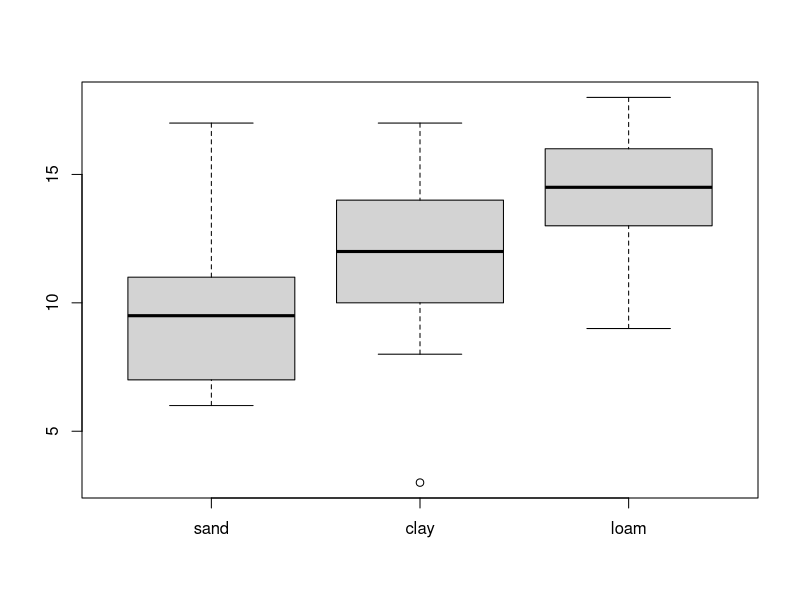
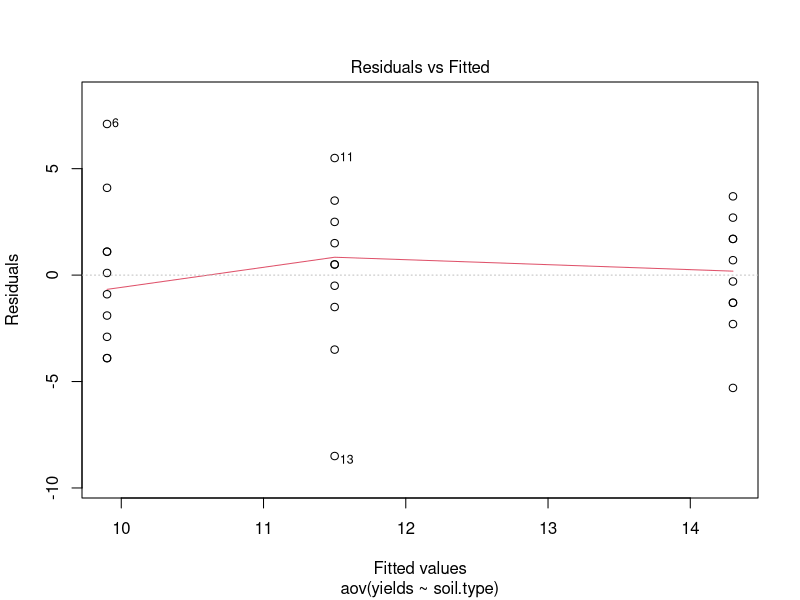
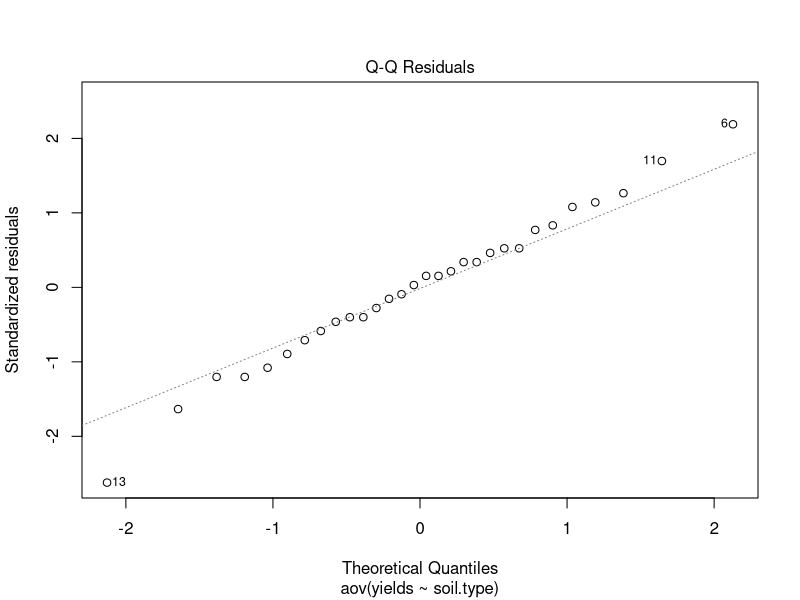
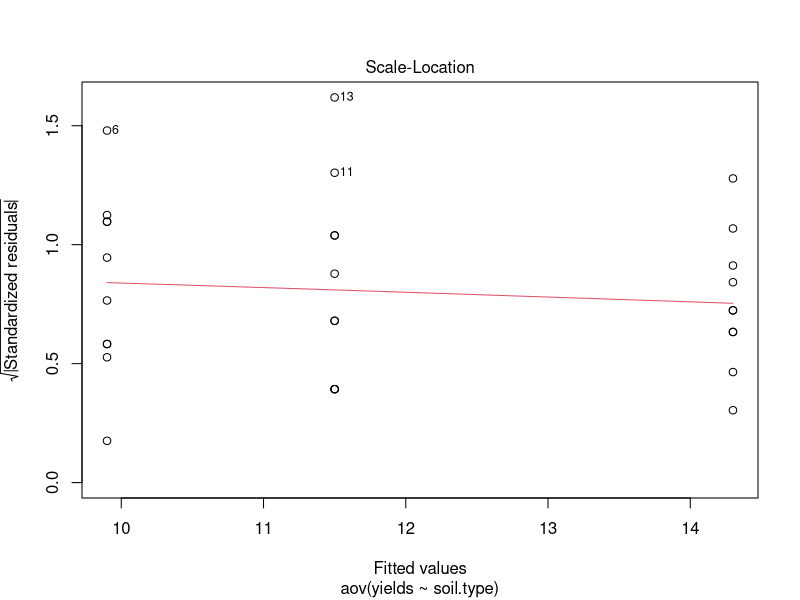
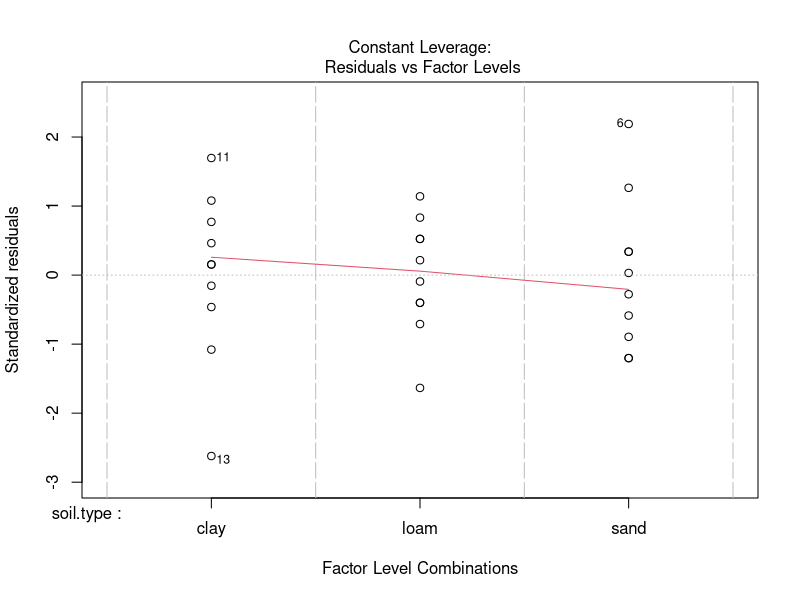
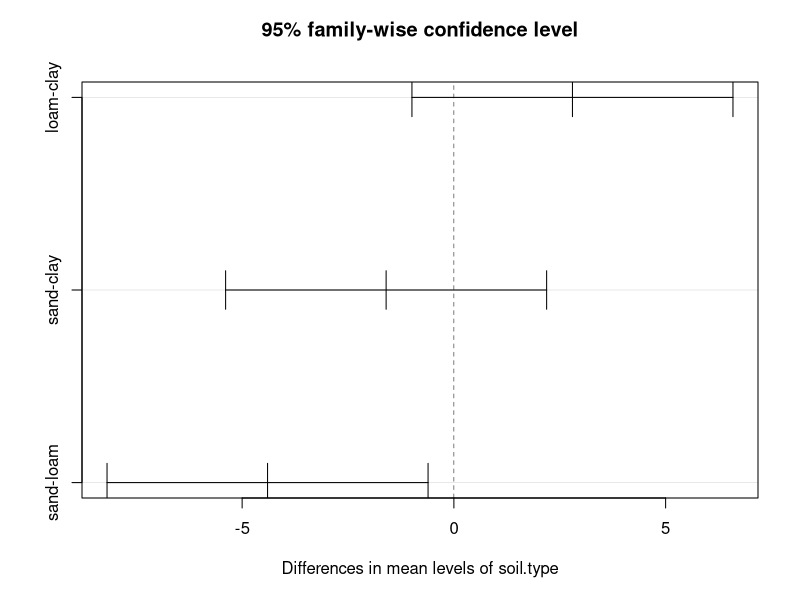

Recreate these plots in R, in order.
## ---- chunk 1
sand <- c(6,10,8,6,14,17,9,11,7,11)
clay <- c(17,15,3,11,14,12,12,8,10,13)
loam <- c(13,16,9,12,15,16,17,13,18,14)
dati <- data.frame(sand,clay,loam)
dati
## ---- chunk 2
colMeans(dati)
boxplot(dati)
## ---- chunk 3
soil.type <- c(rep("sand",10),
               rep("clay",10),
               rep("loam",10))
yields <- c(sand, clay, loam)
dati.new <- data.frame(soil.type, yields)
dati.new
## ---- chunk 4
by(dati.new$yields, dati.new$soil.type, var)
fligner.test(yields ~ soil.type, data=dati.new)
## ---- chunk 5
anova.yields <- aov(yields ~ soil.type, data=dati.new)
summary(anova.yields)
## ---- chunk 6
anova(lm(yields ~ soil.type, data=dati.new))
## ---- chunk 7
anova.yields <- aov(yields ~ soil.type, data=dati.new)
plot(anova.yields)
## ---- chunk 8
mod <- lm(yields ~ soil.type, data=dati.new)
summary(mod)
## ---- chunk 9
dati.relevel <- dati.new
dati.relevel$soil.type <- relevel(as.factor(dati.relevel$soil.type), ref="sand")
mod.relevel <- lm(yields ~ soil.type, data=dati.relevel)
summary(mod.relevel)
## ---- chunk 10
# Tukey Honestly Significant Differences
TukeyHSD(anova.yields) # where anova.yields comes from aov()
plot(TukeyHSD(anova.yields))
## ---- chunk 11
pairwise.t.test(dati.new$yields, dati.new$soil.type, p.adjust.method = "bonferroni")
